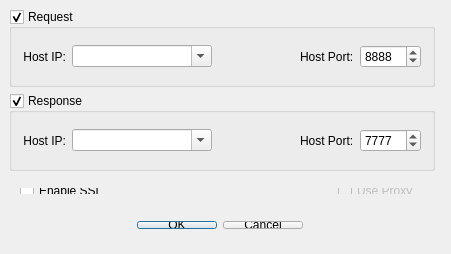
<?xml version="1.0" encoding="UTF-8"?>
<ui version="4.0">
 <class>HttpOutEditor</class>
 <widget class="QWidget" name="HttpOutEditor">
  <property name="geometry">
   <rect>
    <x>0</x>
    <y>0</y>
    <width>451</width>
    <height>254</height>
   </rect>
  </property>
  <property name="windowTitle">
   <string>HttpOutEditor</string>
  </property>
  <widget class="QGroupBox" name="RequestGroup">
   <property name="enabled">
    <bool>true</bool>
   </property>
   <property name="geometry">
    <rect>
     <x>9</x>
     <y>9</y>
     <width>426</width>
     <height>78</height>
    </rect>
   </property>
   <property name="autoFillBackground">
    <bool>false</bool>
   </property>
   <property name="title">
    <string>Request</string>
   </property>
   <property name="checkable">
    <bool>true</bool>
   </property>
   <layout class="QGridLayout" name="gridLayout">
    <item row="0" column="0">
     <layout class="QHBoxLayout" name="horizontalLayout_2">
      <item>
       <widget class="QLabel" name="label_12">
        <property name="text">
         <string>Host IP:</string>
        </property>
        <property name="alignment">
         <set>Qt::AlignRight|Qt::AlignTrailing|Qt::AlignVCenter</set>
        </property>
       </widget>
      </item>
      <item>
       <widget class="QComboBox" name="RequestHostIpEdit">
        <property name="sizePolicy">
         <sizepolicy hsizetype="MinimumExpanding" vsizetype="Fixed">
          <horstretch>0</horstretch>
          <verstretch>0</verstretch>
         </sizepolicy>
        </property>
        <property name="minimumSize">
         <size>
          <width>140</width>
          <height>0</height>
         </size>
        </property>
        <property name="maximumSize">
         <size>
          <width>145</width>
          <height>16777215</height>
         </size>
        </property>
        <property name="editable">
         <bool>true</bool>
        </property>
       </widget>
      </item>
      <item>
       <spacer name="horizontalSpacer">
        <property name="orientation">
         <enum>Qt::Horizontal</enum>
        </property>
        <property name="sizeHint" stdset="0">
         <size>
          <width>40</width>
          <height>20</height>
         </size>
        </property>
       </spacer>
      </item>
      <item>
       <widget class="QLabel" name="label_13">
        <property name="text">
         <string>Host Port:</string>
        </property>
       </widget>
      </item>
      <item>
       <widget class="QSpinBox" name="RequestHostPortSpin">
        <property name="sizePolicy">
         <sizepolicy hsizetype="Minimum" vsizetype="Fixed">
          <horstretch>0</horstretch>
          <verstretch>0</verstretch>
         </sizepolicy>
        </property>
        <property name="maximumSize">
         <size>
          <width>80</width>
          <height>16777215</height>
         </size>
        </property>
        <property name="maximum">
         <number>65535</number>
        </property>
        <property name="value">
         <number>8888</number>
        </property>
       </widget>
      </item>
     </layout>
    </item>
   </layout>
  </widget>
  <widget class="QGroupBox" name="ResponseGroup">
   <property name="geometry">
    <rect>
     <x>9</x>
     <y>93</y>
     <width>426</width>
     <height>78</height>
    </rect>
   </property>
   <property name="title">
    <string>Response</string>
   </property>
   <property name="checkable">
    <bool>true</bool>
   </property>
   <layout class="QVBoxLayout" name="verticalLayout">
    <item>
     <layout class="QHBoxLayout" name="horizontalLayout">
      <item>
       <widget class="QLabel" name="label_14">
        <property name="text">
         <string>Host IP:</string>
        </property>
        <property name="alignment">
         <set>Qt::AlignRight|Qt::AlignTrailing|Qt::AlignVCenter</set>
        </property>
       </widget>
      </item>
      <item>
       <widget class="QComboBox" name="ResponseHostIpEdit">
        <property name="sizePolicy">
         <sizepolicy hsizetype="MinimumExpanding" vsizetype="Fixed">
          <horstretch>0</horstretch>
          <verstretch>0</verstretch>
         </sizepolicy>
        </property>
        <property name="minimumSize">
         <size>
          <width>140</width>
          <height>0</height>
         </size>
        </property>
        <property name="maximumSize">
         <size>
          <width>145</width>
          <height>16777215</height>
         </size>
        </property>
        <property name="editable">
         <bool>true</bool>
        </property>
       </widget>
      </item>
      <item>
       <spacer name="horizontalSpacer_2">
        <property name="orientation">
         <enum>Qt::Horizontal</enum>
        </property>
        <property name="sizeHint" stdset="0">
         <size>
          <width>40</width>
          <height>20</height>
         </size>
        </property>
       </spacer>
      </item>
      <item>
       <widget class="QLabel" name="label_15">
        <property name="text">
         <string>Host Port:</string>
        </property>
       </widget>
      </item>
      <item>
       <widget class="QSpinBox" name="ResponseHostPortSpin">
        <property name="sizePolicy">
         <sizepolicy hsizetype="Minimum" vsizetype="Fixed">
          <horstretch>0</horstretch>
          <verstretch>0</verstretch>
         </sizepolicy>
        </property>
        <property name="maximumSize">
         <size>
          <width>80</width>
          <height>16777215</height>
         </size>
        </property>
        <property name="maximum">
         <number>65535</number>
        </property>
        <property name="value">
         <number>7777</number>
        </property>
       </widget>
      </item>
     </layout>
    </item>
   </layout>
  </widget>
  <widget class="QWidget" name="layoutWidget">
   <property name="geometry">
    <rect>
     <x>9</x>
     <y>177</y>
     <width>421</width>
     <height>28</height>
    </rect>
   </property>
   <layout class="QHBoxLayout" name="horizontalLayout_4">
    <item>
     <widget class="QCheckBox" name="EnableSslCheck">
      <property name="text">
       <string>Enable SSL</string>
      </property>
     </widget>
    </item>
    <item alignment="Qt::AlignRight">
     <widget class="QCheckBox" name="EnableProxyCheck">
      <property name="enabled">
       <bool>false</bool>
      </property>
      <property name="text">
       <string>Use Proxy</string>
      </property>
     </widget>
    </item>
   </layout>
  </widget>
  <widget class="QWidget" name="layoutWidget">
   <property name="geometry">
    <rect>
     <x>10</x>
     <y>210</y>
     <width>421</width>
     <height>30</height>
    </rect>
   </property>
   <layout class="QHBoxLayout" name="horizontalLayout_5">
    <item>
     <spacer name="horizontalSpacer_4">
      <property name="orientation">
       <enum>Qt::Horizontal</enum>
      </property>
      <property name="sizeType">
       <enum>QSizePolicy::Fixed</enum>
      </property>
      <property name="sizeHint" stdset="0">
       <size>
        <width>108</width>
        <height>17</height>
       </size>
      </property>
     </spacer>
    </item>
    <item>
     <widget class="QDialogButtonBox" name="buttonBox">
      <property name="sizePolicy">
       <sizepolicy hsizetype="Fixed" vsizetype="Fixed">
        <horstretch>0</horstretch>
        <verstretch>0</verstretch>
       </sizepolicy>
      </property>
      <property name="standardButtons">
       <set>QDialogButtonBox::Cancel|QDialogButtonBox::Ok</set>
      </property>
     </widget>
    </item>
    <item>
     <spacer name="horizontalSpacer_3">
      <property name="orientation">
       <enum>Qt::Horizontal</enum>
      </property>
      <property name="sizeType">
       <enum>QSizePolicy::Fixed</enum>
      </property>
      <property name="sizeHint" stdset="0">
       <size>
        <width>108</width>
        <height>17</height>
       </size>
      </property>
     </spacer>
    </item>
   </layout>
  </widget>
 </widget>
 <layoutdefault spacing="6" margin="11"/>
 <resources/>
 <connections/>
</ui>
